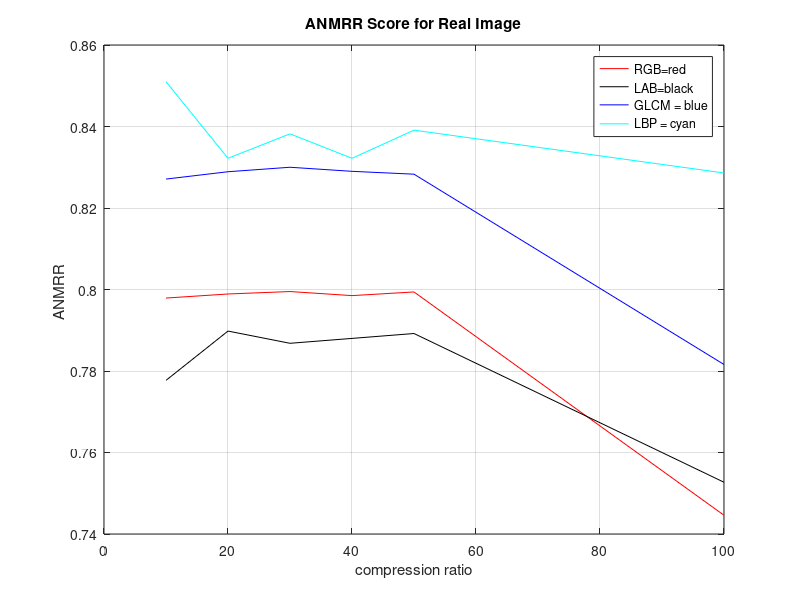
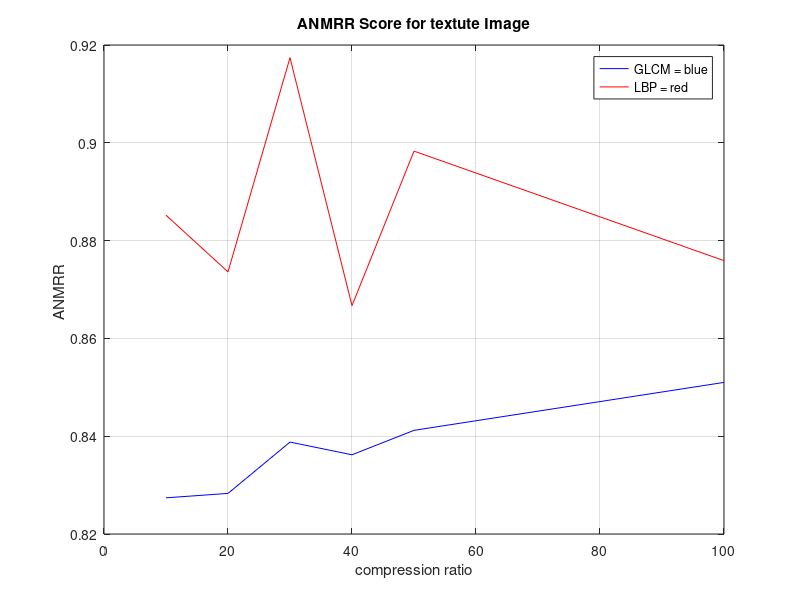

The MATLAB source for these figures, in order:
clear all 
close all
clc
compression = [100,50,40,30,20,10];
%%% colour 
RGB = [ 0.7446,0.7994,0.7985,0.7995,0.7989,0.7979,];
LAB = [0.7527,0.7892,0.7880,0.7868,0.7898,0.7777];
GLCM = [0.7816,0.8283,0.8290,0.8300,0.8289,0.8271];
LBP = [0.8286,0.8391,0.8322,0.8382,0.8322,0.8510];

%%% texure
GLCMT = [0.8510,0.8412,0.8362,0.8388,0.8283,0.8274];
LBPT = [0.8759,0.8983,0.8667,0.9174,0.8736,0.8852];

figure,
plot(compression, RGB,'red', compression, LAB,'black',compression, GLCM,'blue',compression, LBP,'cyan');
grid on;
title('ANMRR Score for Real Image')
xlabel('compression ratio')
ylabel('ANMRR ')
legend('RGB=red','LAB=black','GLCM = blue', 'LBP = cyan');

figure,
plot(compression,GLCMT,'blue',compression, LBPT,'red');
grid on;
title('ANMRR Score for textute Image')
xlabel('compression ratio')
ylabel('ANMRR ')
legend('GLCM = blue', 'LBP = red');